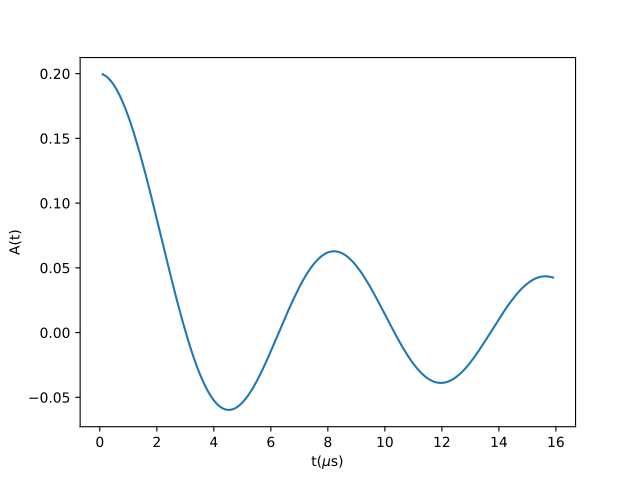

Reproduce this figure in Python.
from mantid.simpleapi import FunctionWrapper
import matplotlib.pyplot as plt
import numpy as np
x = np.arange(0.1,16,0.1)
y = FunctionWrapper("DampedBessel")
fig, ax=plt.subplots()
ax.plot(x, y(x))
ax.set_xlabel('t($\mu$s)')
ax.set_ylabel('A(t)')
